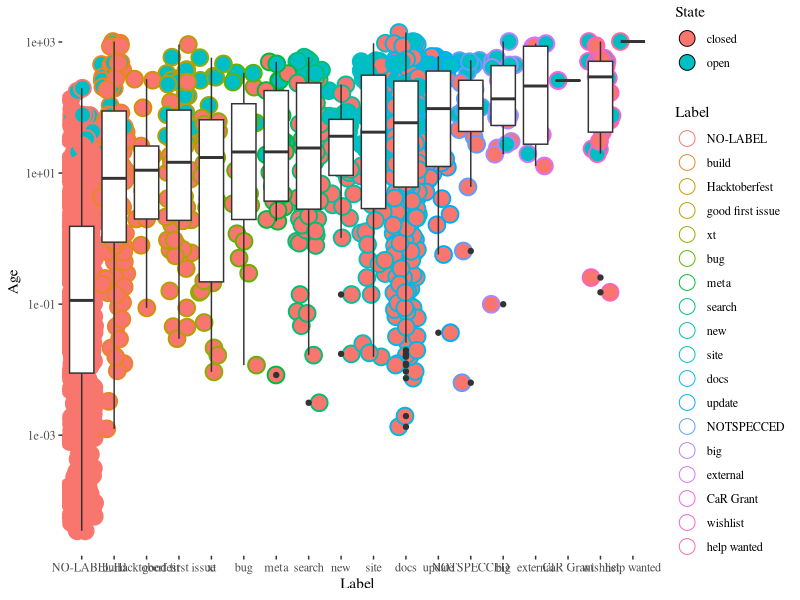

Generate this figure with R:
library(ggplot2)
library(ggthemes)

data <- read.csv('../data/age-issues-tags.csv')

fac <- with(data, reorder(Label, Age, median, order = TRUE)) # finds median
data$Label <- factor(data$Label,levels=levels(fac)) # Orders factors according to median
data$Age <- data$Age/86400
ggplot(data,aes(Label,Age))+geom_point(data=data,aes(x=Label, y=Age,fill=State,color=Label,stroke=1),shape=21,position='jitter',size=5)+geom_boxplot()+ scale_y_log10()+theme_tufte()
